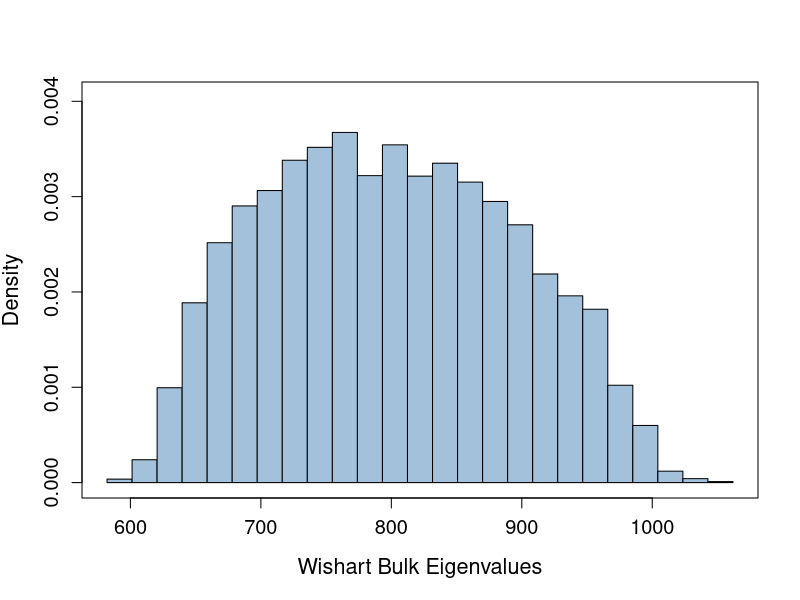

Reproduce this figure in R.
library(MASS)

n <- 800
p <- 10
Sigma <- diag(p)
num_bins <- 25

simulate_wishart <- function(n, p) {
  X <- mvrnorm(n, mu = rep(0, p), Sigma = Sigma)
  S <- t(X) %*% X
  eigenvalues <- eigen(S, only.values = TRUE)$values
  return(eigenvalues)
}

eigenvalues <- as.vector(replicate(1000, simulate_wishart(n, p)))

range <- range(eigenvalues)
breaks_seq <- seq(range[1], range[2], length.out = num_bins + 1)

densities <- hist(
  eigenvalues,
  breaks = breaks_seq,
  plot = FALSE,
  probability = TRUE
)

hist(
  eigenvalues,
  breaks = breaks_seq,
  probability = TRUE,
  ylim = c(0, 1.1 * max(densities$density)),
  main = "",
  xlab = "Wishart Bulk Eigenvalues",
  ylab = "Density",
  col = "#A3C1DA",
  border = "black",
  axes = FALSE,
  cex.axis = 1.2,
  cex.lab = 1.3
)

axis(1, cex.axis = 1.2)
axis(2, cex.axis = 1.2)
box(bty = "o")
